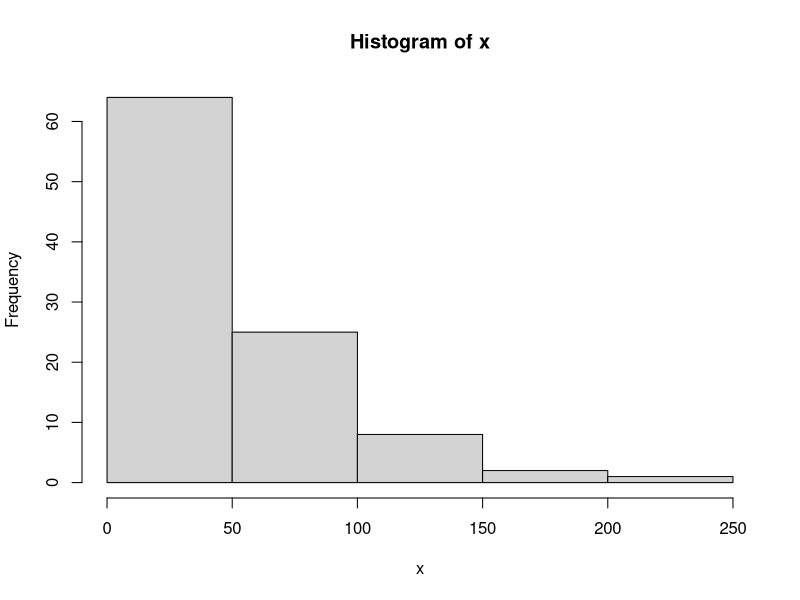
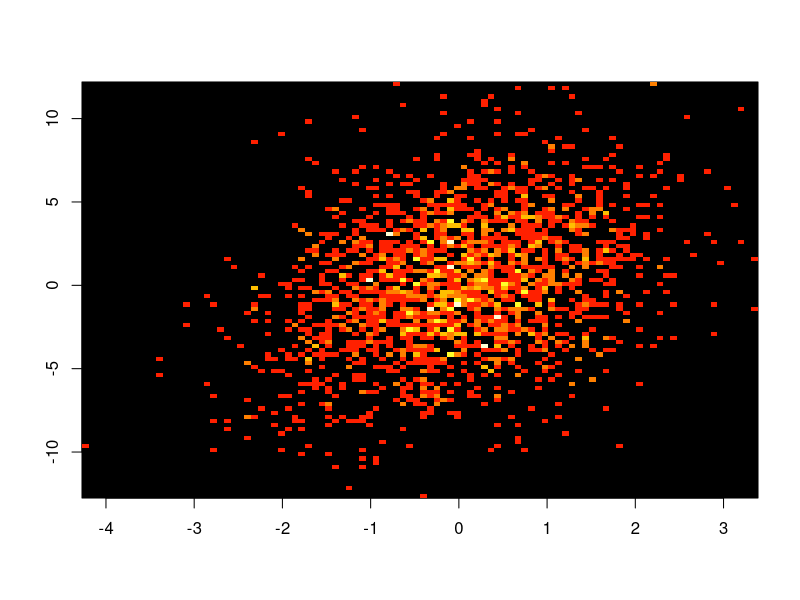
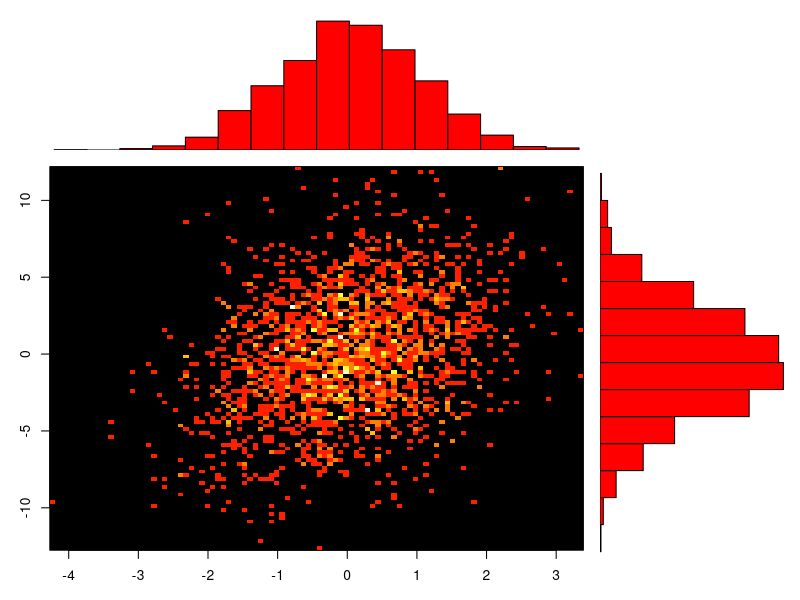
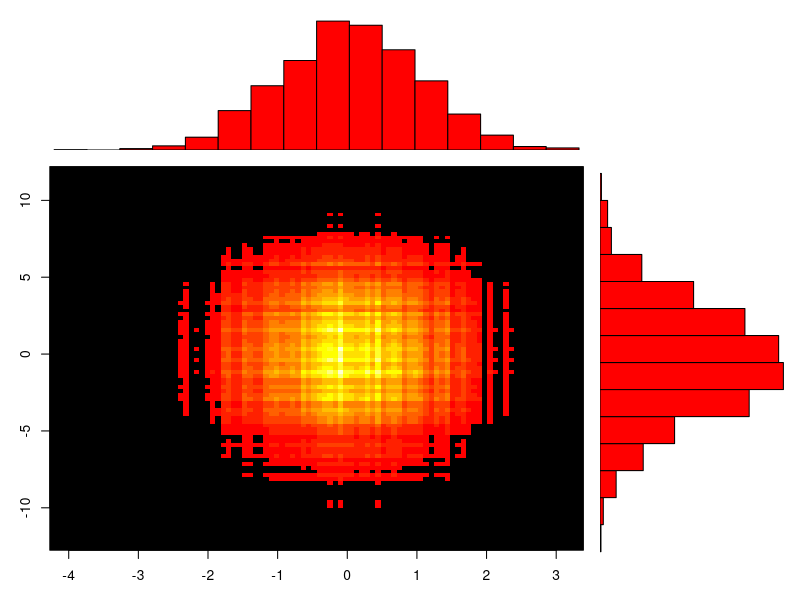

Write the R code that produced these figures, in order.
# 4. (c)

F.inverse <- function(beta, u){
  return(-beta*log(1-u))
}
n = 100;
beta = 50;
u <- runif(n, 0, 1)
x = F.inverse(beta, u)
hist(x);



# 5.
# (a)
P = matrix(c(-10,1,1,10), 2, 2) #orthogonal
D = matrix(c(1,0,0,16), 2, 2)
sigma = P %*% D %*% solve(P)

#install.packages("mvtnorm")
require(mvtnorm)
norm.dat = rmvnorm(2000, sigma=sigma) 
#RStudio couldn't handle 10000 data points for the product of the marginals (10000^2 data points)

#install.packages("gplots")
require(gplots)
df = data.frame(x=norm.dat[,1],y=norm.dat[,2])
hist2d(df, nbins=100)



# (b)


#norm.dat[,1] gives the marginal for x
#norm.dat[,2] gives the marginal for y

h1 <- hist(norm.dat[,1], plot=FALSE)
h2 <- hist(norm.dat[,2], plot=FALSE)


top <- max(h1$counts, h2$counts)
oldpar <- par()
par(mar=c(3,3,1,1))
layout(matrix(c(2,0,1,3),2,2,byrow=T),c(3,1), c(1,3))
hist2d(df, nbins=100)
par(mar=c(0,2,1,0))
barplot(h1$counts, axes=F, ylim=c(0, top), space=0, col='red')
par(mar=c(2,0,0.5,1))
barplot(h2$counts, axes=F, xlim=c(0, top), space=0, col='red', horiz=T)




# (c)

margProd.dat = expand.grid(x=norm.dat[,1],y=norm.dat[,2]) #cartesian product of the x and y values
df2 = data.frame(x=margProd.dat[,1],y=margProd.dat[,2])
par(mar=c(3,3,1,1))
layout(matrix(c(2,0,1,3),2,2,byrow=T),c(3,1), c(1,3))
hist2d(df2, nbins=100)
#Can I avoid having to replot the x and y histograms?
par(mar=c(0,2,1,0))
barplot(h1$counts, axes=F, ylim=c(0, top), space=0, col='red')
par(mar=c(2,0,0.5,1))
barplot(h2$counts, axes=F, xlim=c(0, top), space=0, col='red', horiz=T)

#Notice that the the histogram is no longer diagonal; 
#the product of the marginals does give a Gaussian distribution, but its covariance matrix is diagonal.
#The covariance of the marginal distribition of X is the top left entry of the covariance of (X,Y),
#while that of Y is the bottom right entry, so
#the covariance of the product of marginals is the covariance of (X,Y), but with the non-diagonal entries set to 0.
